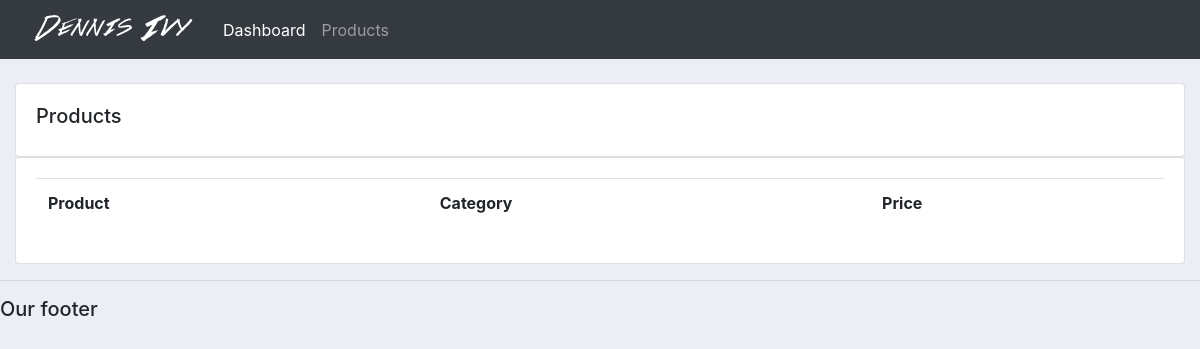
Before: /products/ with the older database file.
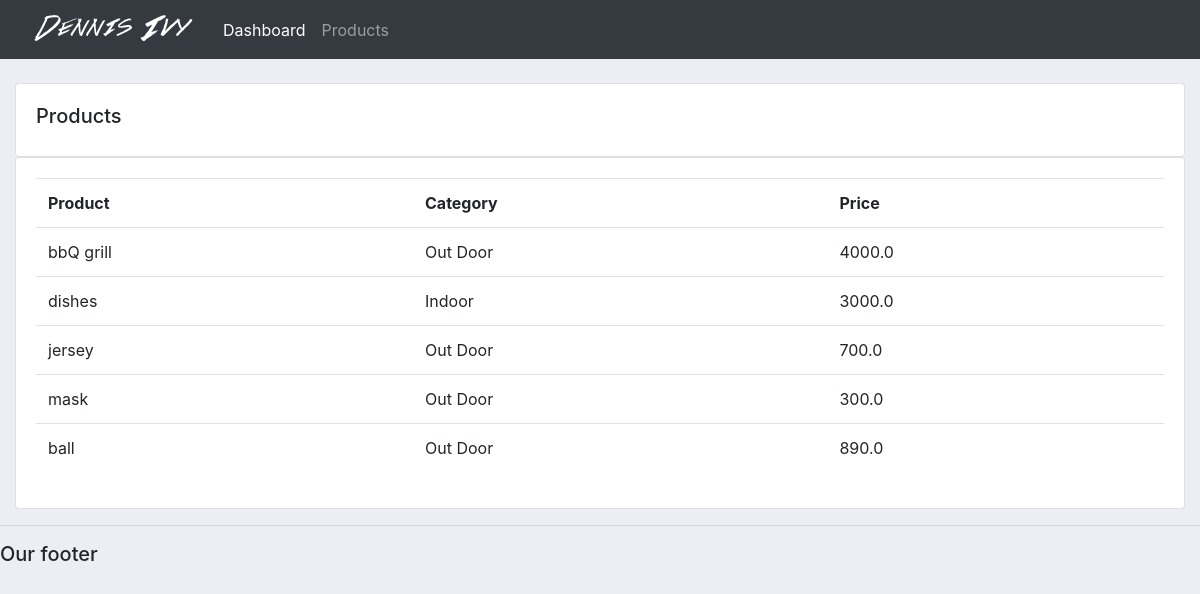
After: the same page with the newer database file.
### accounts/models.py (models this page shows, shortened)
class Product(models.Model):
    CATEGORY = (
			('Indoor', 'Indoor'),
			('Out Door', 'Out Door'),
			)
    name=models.CharField(max_length=200)
    price=models.FloatField(null=True)
    category=models.CharField(max_length=200,null=True,choices=CATEGORY)
    description=models.CharField(max_length=200,null=True)
    date_created=models.DateTimeField(auto_now_add=True,null=True)
    tags=models.ManyToManyField(Tag)

### accounts/views.py (the view)
# urls.py: path('products/',views.products,name='products'),
def products(request):
    products=Product.objects.all()
    return render(request,'accounts/products.html',{'products':products})

### accounts/templates/accounts/products.html
{%  extends 'accounts/main.html' %}
{% block content %}
		<br>
		<div class="row">
			<div class="col-md">
				<div class="card card-body">
					<h5>Products</h5>
				</div>
				<div class="card card-body">
					<table class="table">
						<tr>
							<th>Product</th>
							<th>Category</th>
							<th>Price</th>
						</tr>
						{% for product in products %}
							<tr>
								<td>
									{{product.name}}
								</td>
								<td>
									{{product.category}}
								</td>
								<td>
									{{product.price}}
								</td>
							</tr>
						{% endfor %}
					</table>
				</div>
			</div>
		</div>
{% endblock content %}

Changed rows visible on the page:
added Product: name "bbQ grill", category "Out Door", price "4000.0"
added Product: name "dishes", category "Indoor", price "3000.0"
added Product: name "jersey", category "Out Door", price "700.0"
added Product: name "mask", category "Out Door", price "300.0"
added Product: name "ball", category "Out Door", price "890.0"
